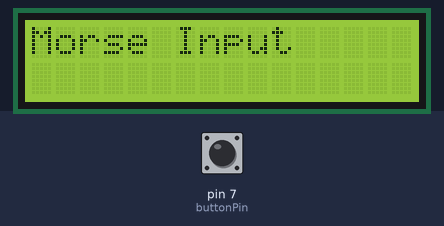
The program below on a simulated Arduino Uno, built with avr-gcc and run on an emulated ATmega328P. On the bench: 16×2 character LCD. The inputs (shaded band) are chosen by the test bench; at power-on: pin 7 (buttonPin) HIGH. What the program prints to the serial monitor is not drawn.

Above: at 1.2 s.
1.3 s: pin 7 (buttonPin) pulled LOW for 0.15 s
At 2.6 s:
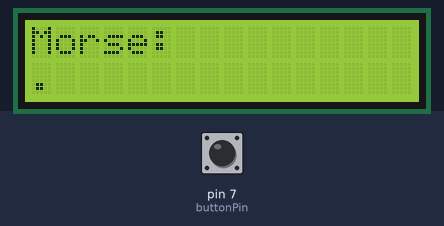
2.9 s: pin 7 (buttonPin) pulled LOW for 1 s
5.4 s: pin 7 (buttonPin) pulled LOW for 0.15 s
At 5.8 s:
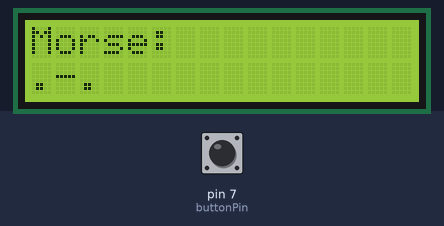
7.0 s: pin 7 (buttonPin) pulled LOW for 1 s
Timing chart, 0 to 10.0 s (numbered marks = the images above; inputs shaded):
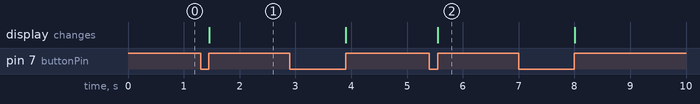

Measured:
- after the input at 1.3 s, the display: changes after 0.15 s (image 1)
- after the input at 5.4 s, the display: changes after 0.15 s (image 2)

The program:

main.cpp
```cpp
#include <LiquidCrystal.h>

// LCD pins: RS, E, D4, D5, D6, D7
LiquidCrystal lcd(12, 11, 5, 4, 3, 2);

const int buttonPin = 7;

const int minPress = 50;      // Ignore under 50ms
const int dashThreshold = 400;

bool lastButtonState = HIGH;
unsigned long pressStart = 0;

String morseText = "";

void setup() {
  pinMode(buttonPin, INPUT_PULLUP);

  lcd.begin(16, 2);
  lcd.print("Morse Input");

  Serial.begin(9600);

  // Prevent startup glitch
  lastButtonState =
    digitalRead(buttonPin);
}

void loop() {

  bool currentButtonState =
    digitalRead(buttonPin);

  // Button pressed
  if (lastButtonState == HIGH &&
      currentButtonState == LOW) {

    pressStart = millis();
  }

  // Button released
  if (lastButtonState == LOW &&
      currentButtonState == HIGH) {

    unsigned long pressDuration =
      millis() - pressStart;

    char symbol;

    // Ignore tiny presses (<50ms)
    if (pressDuration < minPress) {
      lastButtonState =
        currentButtonState;
      return;
    }

    // Dot or dash
    if (pressDuration < dashThreshold) {
      symbol = '.';
    } else {
      symbol = '-';
    }

    morseText += symbol;

    // LCD
    lcd.clear();

    lcd.setCursor(0, 0);
    lcd.print("Morse:");

    lcd.setCursor(0, 1);

    // Show only last 16 chars
    if (morseText.length() > 16) {
      lcd.print(
        morseText.substring(
          morseText.length() - 16
        )
      );
    } else {
      lcd.print(morseText);
    }

    // Serial monitor
    Serial.print(symbol);
    Serial.print("  (");
    Serial.print(pressDuration);
    Serial.println(" ms)");
  }

  lastButtonState =
    currentButtonState;
}
```
